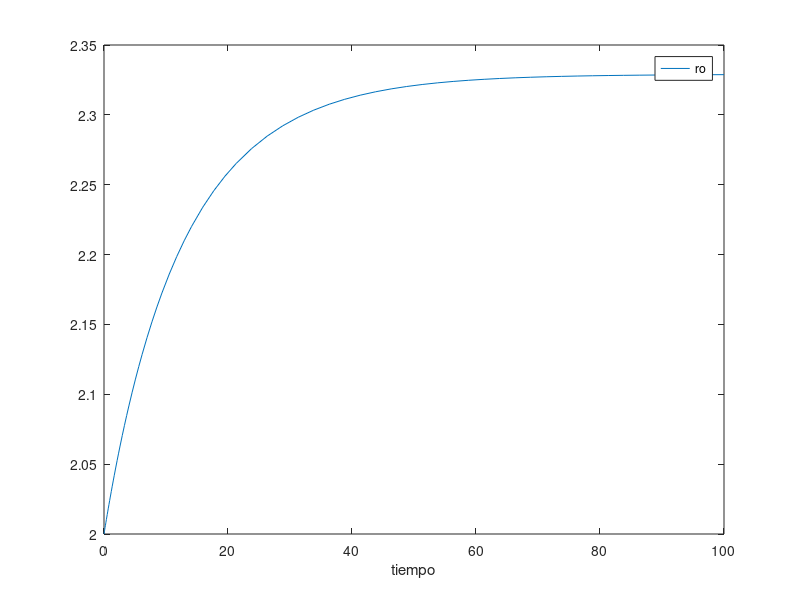

The MATLAB script that drew this image:
function rodillo2
tiemporango=[0 100];
valoresiniciales=[2]; %valores iniciales para densidad 
[t,d]=ode45(@rodos, tiemporango, valoresiniciales);
plot(t,d);
t
d
xlabel('tiempo')
legend('ro')
end

function vectorode =rodos(t, vectorvariablesdep)
%definicion de variables dependientes
rocm=vectorvariablesdep(1);
%ecuaciones algebraicas
D=0.8;
L=0.25;
so=0.019;
roex = 0.85*2.74;
alfacm = acos((rocm*(so+D)-roex*so)/(rocm*D));
A=L*(so+D*(1-cos(alfacm)));
V=0.67*cos(alfacm);
%definicion ecuaciones diferenciales
drocmdt=(26.683353-3600*V*A*rocm)/3.80;
vectorode=[drocmdt];
end